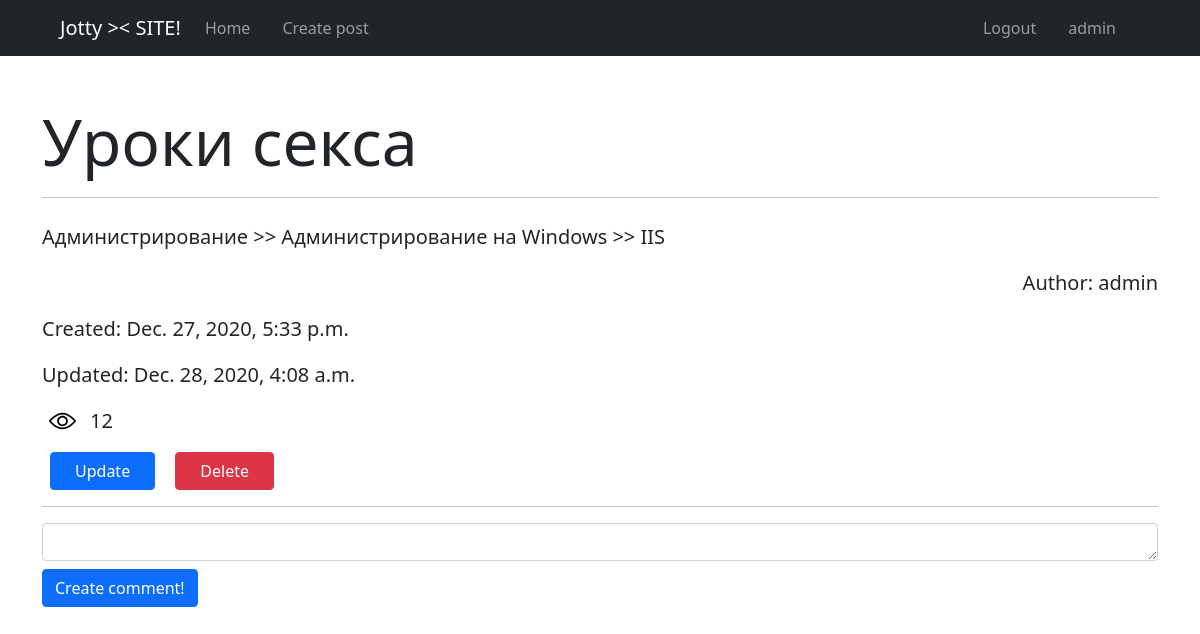
The app's page /24 (signed in) with its own data.
### blog/models.py (models this page shows, shortened)
class Post(models.Model):
    title = models.CharField(
        max_length=255, default="Default title"
    )
    content = MarkdownxField(default="Default content")
    created_at = models.DateTimeField(auto_now_add=True)
    updated_at = models.DateTimeField(auto_now=True)
    views = models.IntegerField(default=0)
    is_published = models.BooleanField(default=False)
    author = models.ForeignKey(
        User,
        on_delete=models.SET_NULL,
        unique=False,
        null=True,
        default=None
    )
    category = models.ForeignKey('Category', default=None, null=True, on_delete=models.SET_NULL)
    class Meta:
        verbose_name = "Пост"
        verbose_name_plural = "Посты"
    def get_update_url(self):
        return f"/{self.id}/update"
    def get_delete_url(self):
        return f"/{self.id}/delete"
    def formatted_markdown(self):
        return markdownify(self.content)

class Category(models.Model):
    name = models.CharField(max_length=128)
    category_rev = models.ForeignKey('self', on_delete=models.CASCADE, default=None, null=True, blank=True)
    class Meta:
        verbose_name = "Категория"
        verbose_name_plural = "Категории"
    def __str__(self):
        return self.name
    def get_post_categories(self, arr=None):
        if arr is None:
            arr = [self]
        if arr[-1].category_rev is not None:
            arr.append(arr[-1].category_rev)
            return self.get_post_categories(arr)
        list_categoris_str = ' >> '.join(list(map(str, arr[::-1])))
        return list_categoris_str

### blog/views.py (the view, shortened to what this page needs)
# urls.py: path('<int:pk>', DetailPost.as_view(), name="detail"),
class DetailPost(FormMixin, DetailView):
    template_name = "blog/detail.html"
    model = Post
    form_class = CreateComment
    def get_queryset(self):
        if not self.request.user.is_superuser:
            return super(DetailPost, self).get_queryset().filter(is_published=True)
        else:
            return super(DetailPost, self).get_queryset()
    def get_context_data(self, **kwargs):
        data = super().get_context_data(**kwargs)
        data['comments'] = Comment.objects.filter(post=kwargs['object'].id).order_by('-created_at')
        data['is_authed'] = self.request.user.is_authenticated
        if (self.request.user == (self.get_object()).author) or self.request.user.is_superuser:
            data['is_access'] = True
        else:
            data['is_access'] = False
        data['form'] = self.get_form()
        return data
    def get(self, request, *args, **kwargs):
        post_object = self.get_object()
        post_object.views += 1
        post_object.save()
        return super().get(request, *args, **kwargs)

### blog/forms.py
class CreateComment(forms.ModelForm):
    def __init__(self, *args, **kwargs):
        super().__init__(*args, **kwargs)
        for visible in self.visible_fields():
            visible.field.widget.attrs['class'] = 'form-control'
            visible.field.widget.attrs['rows'] = '1'
            visible.field.widget.attrs['style'] = 'resize: vertical'
    class Meta:
        model = Comment
        fields = ['text', ]

### templates/blog/detail.html (shortened to what this page needs)
{% extends 'base.html' %}
{% load static %}
{% block content %}
    <div class="container mt-5">
        <h1 class="display-3 mt-3">{{ post.title }}</h1>
        <hr>
        <p class="lead mt-4">{{ post.category.get_post_categories }}</p>
        <p class="lead mt-3 text-end">Author: {{ post.author }}</p>
        <p class="lead mt-3">Created: {{ post.created_at }}</p>
        <p class="lead mt-3">Updated: {{ post.updated_at }}</p>
        <div class="d-flex align-items-center" style="width: 7%; justify-content: space-around">
            <img src="{% static 'view.svg' %}" alt="View image" style="width: 34%">
            <span style="font-size: 20px">{{ post.views }}</span>
        </div>
        {% if is_access %}
        <div class="pt-3">
            <a href="{{ post.get_update_url }}" class="btn btn-primary mx-2 px-4">Update</a>
            <a href="{{ post.get_delete_url }}" class="btn btn-danger mx-2 px-4">Delete</a>
        </div>
        {% endif %}
        <hr>
        {% if is_authed %}
        <div class="create-comment">
            <form method="post">
                {% for field in form %}
                    {{ field }}
                {% endfor %}
                <input type="submit" value="Create comment!" class="btn btn-primary mt-2">
            </form>
        </div>
        {% endif %}
    </div>
{% endblock %}

### templates/base.html (shortened to what this page needs)
<!doctype html>
<html lang="en">
<head>
    <link href="https://cdn.jsdelivr.net/npm/bootstrap@5.0.0-beta1/dist/css/bootstrap.min.css" rel="stylesheet">
</head>
<body>
    <nav class="navbar navbar-expand-lg navbar-dark bg-dark px-5">
        <div class="collapse navbar-collapse d-flex container" id="navbarSupportedContent">
            <a href="{% url 'blog:list' %}" class="navbar-brand d-flex flex-row">Jotty >< SITE!</a>
            <ul class="navbar-nav mr-auto" style="flex-direction: row; flex: 1;">
                <li class="nav-item active">
                    <a class="nav-link {% if not request.user.is_authenticated %} px-4 {% endif %}" href="{% url 'blog:list' %}">Home</a>
                </li>
                {% if request.user.is_authenticated %}
                <li class="nav-item active">
                    <a class="nav-link px-4" href="{% url 'blog:create' %}">Create post</a>
                </li>
                {% endif %}
            </ul>
            <ul class="navbar-nav mr-auto d-flex" style="flex-direction: row-reverse;">
                {% if request.user.is_authenticated %}
                    <li class="nav-item active"><span class="nav-link px-4">{{ request.user.username }}</span></li>
                    <li class="nav-item active">
                        <a href="{% url 'accounts:logout' %}" class="nav-link">Logout</a>
                    </li>
                {% endif %}
            </ul>
        </div>
    </nav>
    {% block content %}
    {% endblock %}
</body>
</html>

### records on screen
Post: title "Уроки секса", category.get_post_categories "Администрирование >> Администрирование на Windows >> IIS", author "admin", created_at "Dec. 27, 2020, 5:33 p.m.", updated_at "Dec. 28, 2020, 4:08 a.m.", views "12"

### other values on screen
{{ request.user.username }} "admin"
